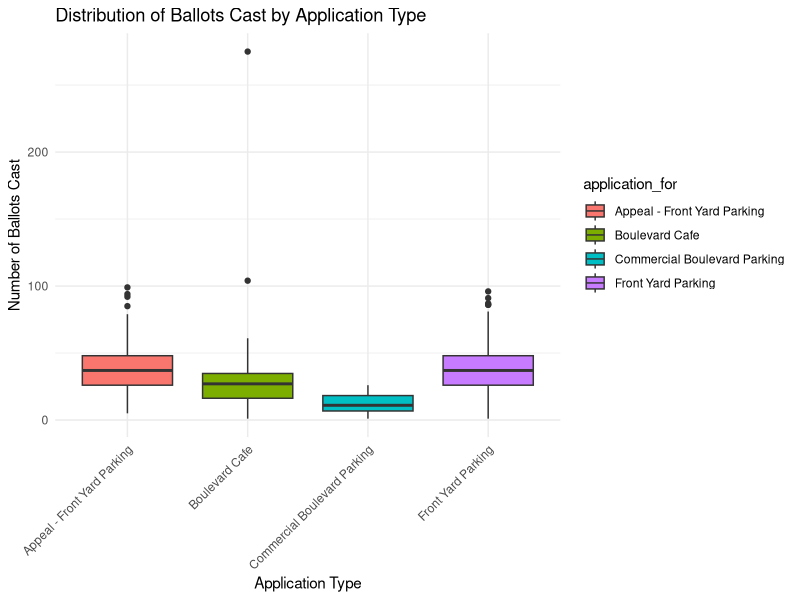
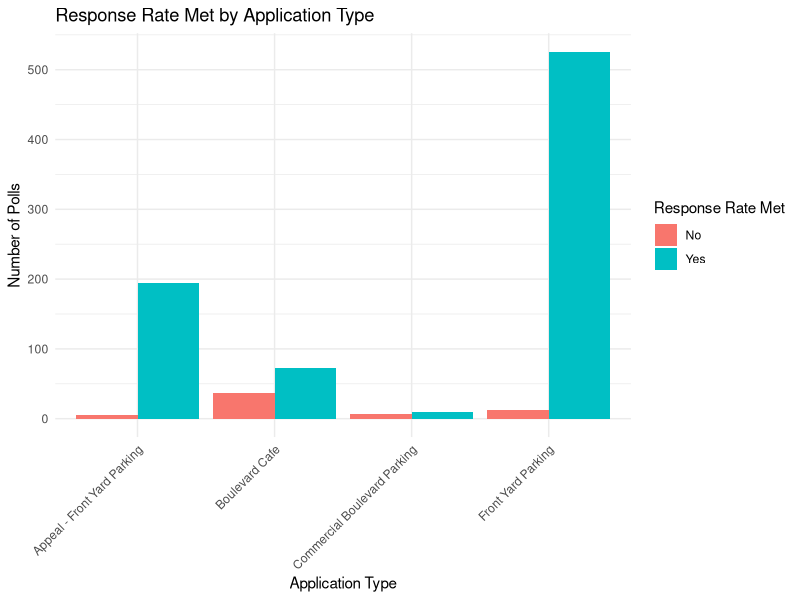

The R script that drew these images, in order:
## ---- chunk 1
#| include: false
#| warning: false
#| message: false

library(tidyverse)
# Install and load the required packages
options(repos = c(CRAN = "https://cran.rstudio.com/"))

data <- read_csv(here::here("data/analysis_data/analysis_data.csv"))
## ---- chunk 2
#| label: fig-ballots-cast
#| fig-cap: Distribution of Ballots Cast by Application Type
#| echo: false

data %>%
  ggplot(aes(x = application_for, y = ballots_cast, fill = application_for)) +
  geom_boxplot() +
  labs(x = "Application Type", y = "Number of Ballots Cast", title = "Distribution of Ballots Cast by Application Type") +
  theme_minimal() +
  theme(axis.text.x = element_text(angle = 45, hjust = 1))

## ---- chunk 3
#| label: tbl-poll-results
#| echo: false
#| tbl-cap: "Summary of Poll Results"
data %>%
  group_by(application_for, poll_result) %>%
  summarise(count = n(), .groups = 'drop') %>%
  knitr::kable(col.names = c("Application Type", "Poll Result", "Count"))

## ---- chunk 4
#| label: fig-response-rate
#| fig-cap: Response Rate Met by Application Type
#| echo: false

data %>%
  ggplot(aes(x = application_for, fill = response_rate_met)) +
  geom_bar(position = "dodge") +
  labs(x = "Application Type", y = "Number of Polls", fill = "Response Rate Met", title = "Response Rate Met by Application Type") +
  theme_minimal() +
  theme(axis.text.x = element_text(angle = 45, hjust = 1))


